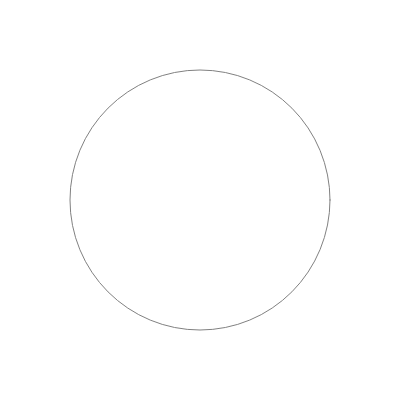
Frame 1 (no input)
Frame 60 (no input): identical to frame 1, image omitted
Frame 120 (the mouse pressed at the canvas centre since frame 60): identical to frame 1, image omitted

The p5.js sketch that drew this single still picture (run headless with seeded random() and noise() and a simulated clock; from frame 60 on, the mouse is pressed at the canvas centre):

// p5.js sketch
// ── sketch.js
// 4-1 6 thickening circles

let icount = 1;
let istroke = 2;

function setup() {
  createCanvas(400, 400);

  for (let radius = 50; radius <= 300; radius += 70) {
    stroke(istroke);
    circle(width/2, height/2, radius);
    console.log("istroke = " + istroke);
    istroke = istroke * 4;
    // increase stroke
  }
}

function draw() {
  // background(220);
}
